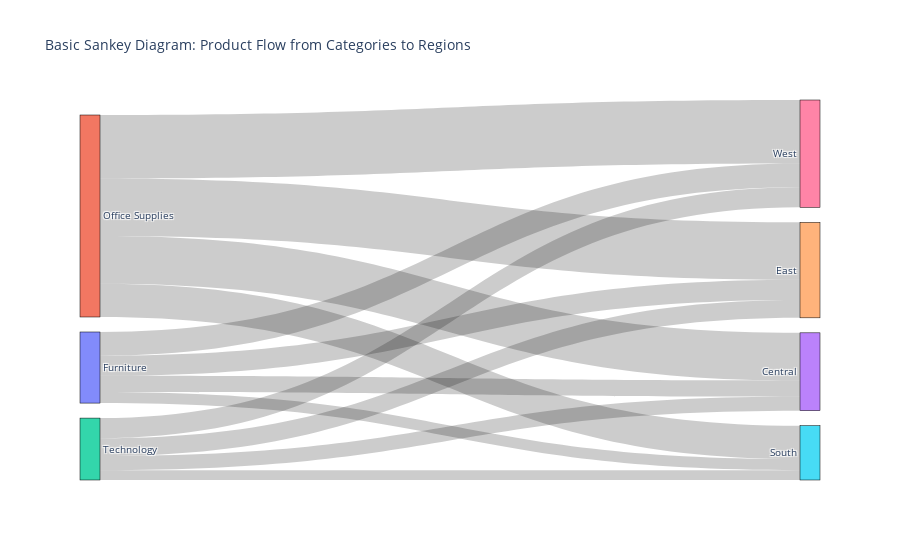

Notebook code cell kept with this figure:
### Code cell
import pandas as pd
import plotly.graph_objects as go

# Load the Excel file
file_path = 'Superstore-Dataset.xls'
df = pd.read_excel(file_path)

# Prepare the data for the Sankey diagram
# We'll group by 'Category' and 'Region' to see the flow of products
grouped_df = df.groupby(['Category', 'Region']).size().reset_index(name='Count')

# Define nodes (categories and regions)
categories = list(grouped_df['Category'].unique())
regions = list(grouped_df['Region'].unique())

# Create lists for Sankey nodes and links
nodes = categories + regions

# Create node indices
node_indices = {node: i for i, node in enumerate(nodes)}

# Define the sources and targets
sources = [node_indices[category] for category in grouped_df['Category']]
targets = [node_indices[region] for region in grouped_df['Region']]

# Define the flow values
values = grouped_df['Count']

# Create the Sankey diagram
fig = go.Figure(data=[go.Sankey(
    node=dict(
        pad=15,
        thickness=20,
        line=dict(color="black", width=0.5),
        label=nodes
    ),
    link=dict(
        source=sources,
        target=targets,
        value=values
    )
)])

# Set the title
fig.update_layout(title_text="Basic Sankey Diagram: Product Flow from Categories to Regions", font_size=10)

# Show the diagram
fig.show()

### Figure 1 — Plotly figure (JSON) as saved in the notebook; plotly's stock layout.template omitted (floating-point values rounded to 4 significant figures)
{"data": [{"link": {"source": [0, 0, 0, 0, 1, 1, 1, 1, 2, 2, 2, 2], "target": [3, 4, 5, 6, 3, 4, 5, 6, 3, 4, 5, 6], "value": [481, 601, 332, 707, 1422, 1712, 995, 1897, 420, 535, 293, 599]}, "node": {"label": ["Furniture", "Office Supplies", "Technology", "Central", "East", "South", "West"], "line": {"color": "black", "width": 0.5}, "pad": 15, "thickness": 20}, "type": "sankey"}], "layout": {"font": {"size": 10}, "title": {"text": "Basic Sankey Diagram: Product Flow from Categories to Regions"}}}
